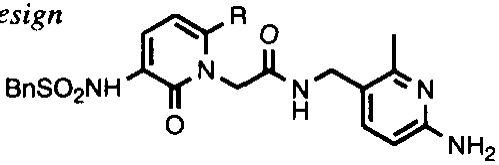
#> input picture dataset/raw/mol_0101.png, 499 x 165 px; its folder holds only this picture in this run
$ python debug_cluster.py
#> lines starting #> are read from the running program, lines starting #| are printed output that depends on the picture; after the words box and inside, x2 and y2 are one past the last pixel; in counts of white or black regions, pixels touching at a corner belong together
### image_processor/img_preprocess.py
#preprocessing for jpg s
import cv2

def is_this_jpg(img_path):
    if img_path.lower().endswith(('.png', '.jpg', '.jpeg')):
        return True
    else:
        return False

def rescale(img, scale=2):
    return cv2.resize(
        img,
        None,
        fx=scale,
        fy=scale,
        interpolation=cv2.INTER_CUBIC
    )

# [55 lines left out: functions remove_jpeg_blocks, guided_enhance, connect_broken_edges, preprocess, not called in this run]

### image_processor/detectors.py
# detectors.py
import cv2
import numpy as np

def extract_structure_mask(img, blur_ksize=5, canny_low=50, canny_high=150, vis=False):
    """
    返回结构式的二值掩膜
    """
    # Convert original image to grayscale
    gray = cv2.cvtColor(img, cv2.COLOR_BGR2GRAY)

    # 去噪
    blurred = cv2.GaussianBlur(gray, (blur_ksize, blur_ksize), 0)

    # 边缘检测

    edges = cv2.Canny(blurred, canny_low, canny_high)

    # 膨胀边缘，连起虚线
    #kernel = np.ones((2,2), np.uint8)
    #edges = cv2.dilate(edges, kernel, iterations=1)
    if vis:
        cv2.imshow("2. Edge Mask", edges)
    return edges

### image_processor/filters.py
# filters.py
import cv2
import numpy as np

# [22 lines left out: function filter_contours_by_area, not called in this run]

def distance_weighted_sample(cnt, uniform_step=3, n_samples=8, boost_endpoints=True):
    """
    按到中心点的距离加权采样轮廓点
    加轮廓均匀采点
    """
    cnt = cnt.reshape(-1, 2)
    M = cv2.moments(cnt)
    if M["m00"] == 0:
        return cnt[::1]

    cx = M["m10"] / M["m00"]
    cy = M["m01"] / M["m00"]
    center = np.array([cx, cy])
    pts = cnt.astype(np.float32)

    pts_uniform = cnt[::uniform_step]


    dists = np.linalg.norm(pts - center, axis=1)
    # 距离权重
    probs = dists / dists.sum()

    replace = False
    if n_samples < len(cnt) * 0.1:
        n_samples = int(len(cnt) * 0.1)
    elif n_samples > len(cnt)-5:
        n_samples = len(cnt) - 1
        replace = True

    # print(len(cnt))
    idx_weighted = np.random.choice(
        len(cnt),
        size=n_samples,
        replace=replace,
        p=probs
    )

    sampled = np.vstack([pts_uniform, pts[idx_weighted]])

    # 强制加入最远的两个端点
    if boost_endpoints:
        far_idx = np.argsort(dists)[-2:]
        sampled = np.vstack([sampled, pts[far_idx]])

    return sampled


def sample_skeleton_points(img, n_samples=30):
    # Convert original image to grayscale
    gray = cv2.cvtColor(img, cv2.COLOR_BGR2GRAY)
    thresh = cv2.adaptiveThreshold(gray, 255, cv2.ADAPTIVE_THRESH_GAUSSIAN_C,
                                   cv2.THRESH_BINARY_INV, blockSize=11, C=2)
    skel = cv2.ximgproc.thinning(thresh)

    pts = np.column_stack(np.where(skel > 0))

    if len(pts) == 0:
        return np.empty((0, 2))

    if n_samples < len(pts) * 0.2:
        n_samples = int(len(pts) * 0.2)
    elif n_samples > len(pts)-5:
        n_samples = len(pts) - 1
    # [13 lines of commented-out code are left out]
    skel_pts = np.array([(x, y) for (y, x) in pts[::int(len(pts)/n_samples)]])
    return skel_pts

def assign_skeleton_to_contours(skel_pts, contours, max_dist=10):
    """
    返回：
    skeleton_points: Nx2
    skeleton_owner: N (轮廓索引)
    """
    skel_pts = skel_pts.astype(np.uint8)

    return np.repeat(-1, len(skel_pts))
    # [16 lines of commented-out code are left out]

def extract_point_cloud(img, contours, uniform_step, far_points_per_contour, use_endpoint_boost):
    """
    返回：
    - points: Nx2
    - point_map: 每个点对应哪个轮廓
    """
    # Two sets of points Contour Skeleton
    points = []
    point_map = []
    for i, cnt in enumerate(contours):
        # 中心点
        M = cv2.moments(cnt)
        if M["m00"] != 0:
            cx = M["m10"] / M["m00"]
            cy = M["m01"] / M["m00"]
            points.append([cx, cy])
            point_map.append(i)
        # 距离加权远端采样
        far_pts = distance_weighted_sample(
            cnt,
            uniform_step,
            far_points_per_contour,
            use_endpoint_boost
        )
        for p in far_pts:
            points.append(p.tolist())
            point_map.append(i)

    s_pts = sample_skeleton_points(img)

    skel_owner = assign_skeleton_to_contours(s_pts, contours)
    for j, p in enumerate(s_pts):
        points.append(p.tolist())
        point_map.append( skel_owner[j] )

    return np.array(points), point_map

### debug_cluster.py
import cv2
import os
import numpy as np
from sklearn.cluster import DBSCAN, HDBSCAN
from image_processor.detectors import extract_structure_mask
from image_processor.filters import filter_contours_by_area, distance_weighted_sample, extract_point_cloud
from collections import Counter
from image_processor.img_preprocess import rescale, preprocess, is_this_jpg

# ===== 可调参数=====

EPS = 70                 # 聚类半径
MIN_SAMPLES = 7        # 最小点数
uniform_step = 3
far_points_per_contour = 10   # 远端采样数
use_endpoint_boost = True    # 是否强制加入最远端点

# -----------------------------
# 工具函数
# -----------------------------

def draw_point_cloud(img, points, labels):
    vis = img.copy()
    colors = [
        (255, 0, 0), (0, 255, 0), (0, 0, 255),(128, 0, 128),(192, 192, 192),
        (255, 255, 0), (255, 0, 255), (0, 255, 255),(255, 165, 0)
    ]
    for i, p in enumerate(points):
        label = labels[i]
        if label == -1:
            color = (100, 100, 100)
        else:
            color = colors[label % len(colors)]
        cv2.circle(vis, (int(p[0]), int(p[1])), 2, color, -1)
    return vis

# -----------------------------
# 主调试流程
# -----------------------------

def debug_distance_weighted_cluster(img_path):
#> called with img_path = 'dataset/raw/mol_0101.png'
    is_jpg = is_this_jpg(img_path)
    ksize = 14

    img = cv2.imread(img_path)
#> img is the input picture: shape (165, 499, 3); min 0, max 255, mean 235.2
    if img is None:
        print(":x: 图片读取失败")
        return

    # 1. Check img quality


    h, w = img.shape[:2]

    if h < 1500 or h > 2500:
        img = rescale( img, scale=1500.0/h )
#> in rescale, `return cv2.resize( img, None, fx=scale, fy=scale, interpolation=cv2.IN..`:
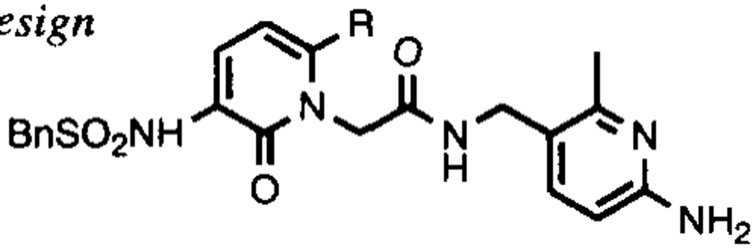
#> returned value: shape (1500, 4536, 3) (shown at 1/6 size); min 0, max 255, mean 235.1

    edges = extract_structure_mask(img, vis=False)
#> in extract_structure_mask, `edges = cv2.Canny(blurred, canny_low, canny_high)`:
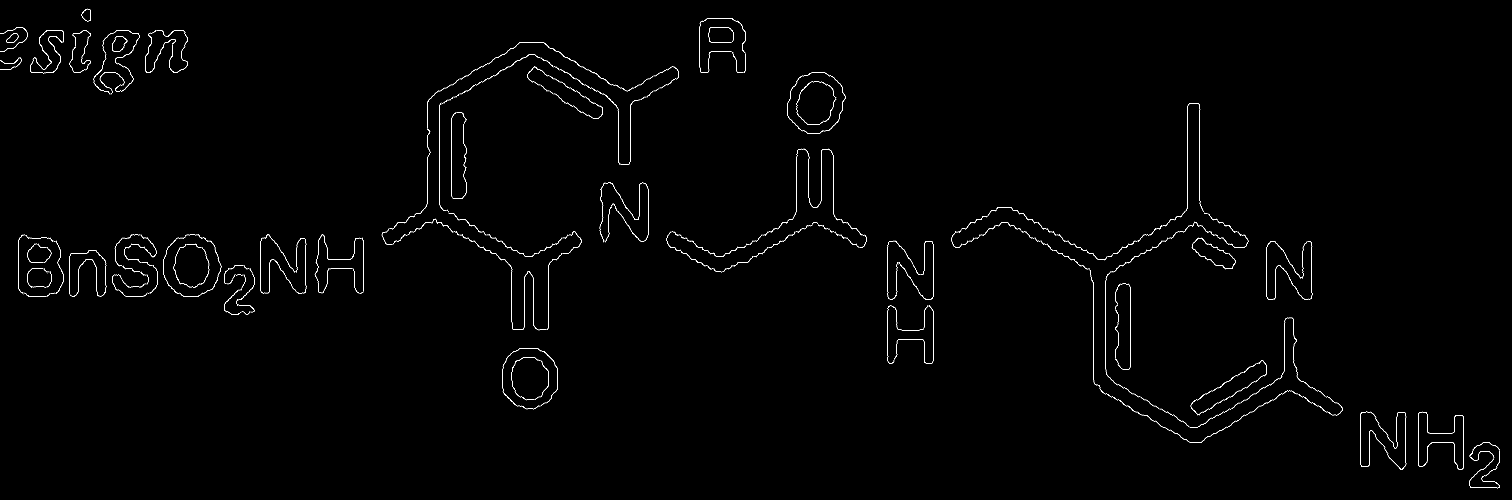
#> edges: shape (1500, 4536) (shown at 1/3 size); 0.55% white in thin lines or dots

    contours, _ = cv2.findContours(
        edges, cv2.RETR_EXTERNAL, cv2.CHAIN_APPROX_SIMPLE
    )
#> contours = 917 contours, 835 with area under 20; largest, box (x1, y1, x2, y2) and area: (244, 26, 273, 64) 764, (4408, 1377, 4500, 1465) 76, (2459, 228, 2537, 402) 70, (1623, 1054, 1673, 1218) 66, (4162, 1236, 4219, 1410) 65

    # [12 lines of commented-out code are left out]
    '''
    contours = [
        cnt for cnt in contours
        if 80 < cv2.contourArea(cnt) < img.shape[0]*img.shape[1]*0.35
    ]
    '''
    if len(contours) == 0:
        print(":warning: 未检测到轮廓")
        return
    # 2. 构建点云
    points, point_map = extract_point_cloud(img, contours, uniform_step, far_points_per_contour, use_endpoint_boost)
#> the loop in extract_point_cloud, `for i, cnt in enumerate(contours):` made 917 passes
#> (pts_uniform in distance_weighted_sample, dists in distance_weighted_sample, replace in distance_weighted_sample, n_samples in distance_weighted_sample, idx_weighted in distance_weighted_sample, far_idx in distance_weighted_sample) on passes 49, 51: ([[3748, 1237], [3740, 1244], [3744, 1241], [3751, 1237]], [4.6, 2.48, 3.29, 6.07, 6.89, 5.3, 1.07, 0.687, 5.34, 7.01], True, 9, [3, 5, 9, 5, 0, 4, 4, 4, 6], [4, 9]), ([[3502, 1237], [3508, 1240], [3513, 1244], [3505, 1237]], [7.45, 5.76, 1.65, 0.759, 4.9, 7.32, 5.64, 0.659, 0.759, 5], True, 9, [5, 6, 1, 6, 5, 1, 0, 6, 9], [5, 0])
#> after the loop in extract_point_cloud, `for i, cnt in enumerate(contours):`: point_map = 16794 values from 0 to 916; points = 16794 pairs, first value 0 to 4499, second value 26 to 1463
#> in sample_skeleton_points, `thresh = cv2.adaptiveThreshold(gray, 255, cv2.ADAPTIVE_THRESH_GAUSSIAN..`:
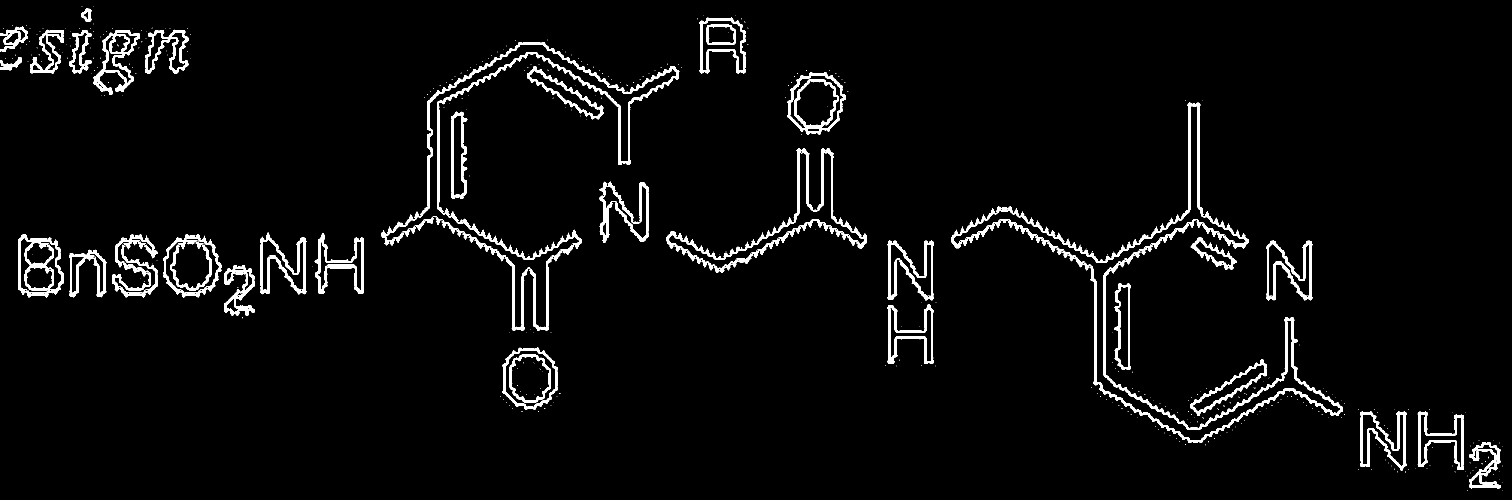
#> thresh: shape (1500, 4536) (shown at 1/3 size); 3.6% white; 609 white regions (433 under 20 px), largest, box (x1, y1, x2, y2) and area: (1261, 126, 2038, 648) 20398, (3269, 798, 4028, 1329) 19890, (54, 704, 192, 892) 7976
#> in sample_skeleton_points, `skel = cv2.ximgproc.thinning(thresh)`:
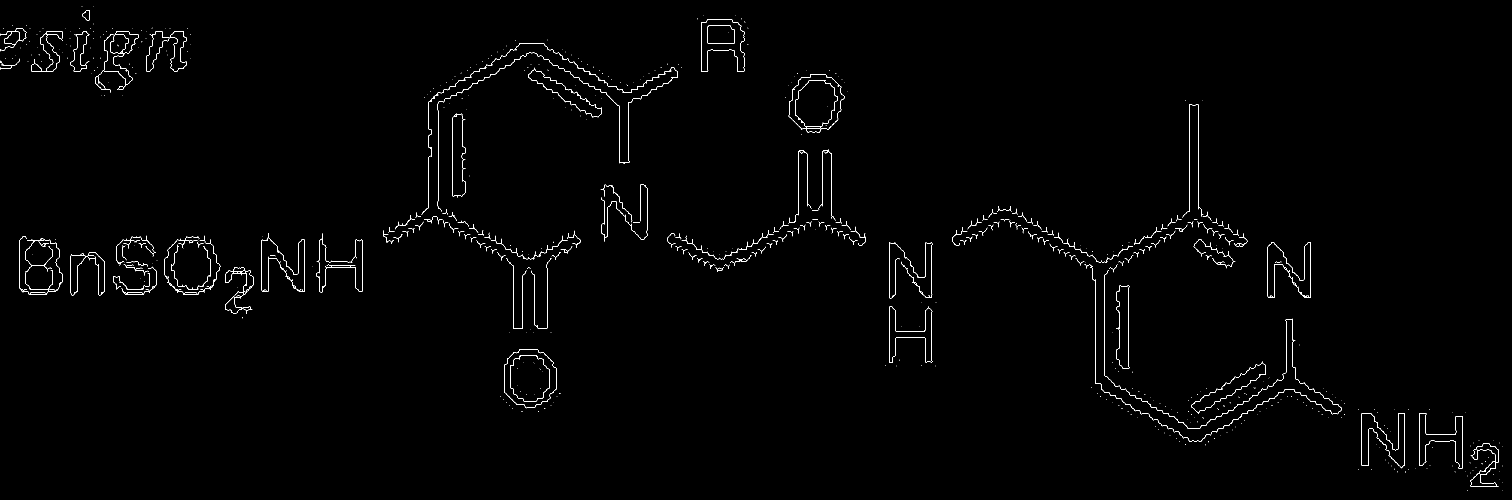
#> skel: shape (1500, 4536) (shown at 1/3 size); 0.58% white in thin lines or dots
#> in sample_skeleton_points, `pts = np.column_stack(np.where(skel > 0))`: pts = 39706 pairs, first value 20 to 1472, second value 0 to 4506
#> in sample_skeleton_points, `n_samples = int(len(pts) * 0.2)`: n_samples = 7941
#> in sample_skeleton_points, `skel_pts = np.array([(x, y) for (y, x) in pts[::int(len(pts)/n_samples..`: skel_pts = 7942 pairs, first value 0 to 4497, second value 20 to 1472
#> in extract_point_cloud, `s_pts = sample_skeleton_points(img)`: s_pts has the same summary as skel_pts in sample_skeleton_points
#> in assign_skeleton_to_contours, `skel_pts = skel_pts.astype(np.uint8)`: skel_pts = 7942 pairs, first value 0 to 255, second value 0 to 255
#> in extract_point_cloud, `skel_owner = assign_skeleton_to_contours(s_pts, contours)`: skel_owner = 7942 values from -1 to -1
#> the loop in extract_point_cloud, `for j, p in enumerate(s_pts):` made 7942 passes
#> p on passes 1 to 3: [245, 20], [260, 30], [265, 30]
#> after the loop in extract_point_cloud, `for j, p in enumerate(s_pts):`: point_map = 24736 items
#> points = 24736 pairs, first value 0 to 4499, second value 20 to 1472; point_map = 24736 items


    # 3. DBSCAN 聚类
    db = DBSCAN(eps=EPS, min_samples=MIN_SAMPLES)
    labels = db.fit_predict(points)


    # 3. HDBSCAN 聚类
    #db = HDBSCAN(min_cluster_size=MIN_SAMPLES, min_samples=MIN_SAMPLES)
    #labels = db.fit_predict(points)


    # 4. 可视化点云
    cloud_vis = draw_point_cloud(img, points, labels)
#> the loop in draw_point_cloud, `for i, p in enumerate(points):` made 24736 passes
#> p on passes 1 to 8: [4452, 1426], [4453, 1426], [4454, 1427], [4455, 1427], [4456, 1428], [4455, 1427], [4454, 1427], [4453, 1426]
#> after the loop in draw_point_cloud, `for i, p in enumerate(points):`:
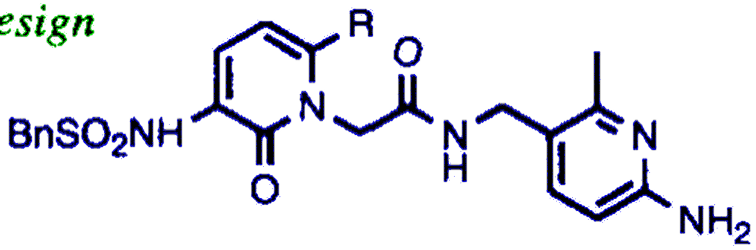
#> vis: shape (1500, 4536, 3) (shown at 1/6 size); mean B, G, R 239, 233.9, 233.2
    cv2.imshow("1. Distance-Weighted Point Cloud", cloud_vis)
    # 5. 找主聚类
    label_counts = Counter(labels)
#> label_counts = {0: 22373, 1: 2363}
    label_counts.pop(-1, None)
    if not label_counts:
        print(":warning: 未找到主结构聚类")
        return
    main_label = max(label_counts, key=label_counts.get)
#> main_label = 0
    # 6. 主聚类点 → 主聚类轮廓
    contour_labels = np.full(len(contours), -1)
#> contour_labels = 917 values from -1 to -1
    # s_pts_main = [] # skeleton points in main contour
    for i, lbl in enumerate(labels):
        if point_map[i] != -1 and lbl == main_label:
            contour_labels[point_map[i]] = main_label # NOT -1
#> after the loop, contour_labels = 917 values, max 0 at index 0, min -1 at index 686, mean -0.084
        # elif lbl == main_label:
            # s_pts_main.append(points[i])


    # # 7. 主聚类轮廓 -- 主聚类轮廓中的次聚类点 -- 相关次聚类轮廓
    main_contour_idx = [i for i in range(len(contours)) if contour_labels[i] == main_label]
#> main_contour_idx = 840 values from 0 to 915
    # print(len(contours), main_contour_idx)
    sub_cluster_lablels = [lbl for i, lbl in enumerate(labels) if (point_map[i] in main_contour_idx)]
#> sub_cluster_lablels = 15130 values from 0 to 0
    # print(set(sub_cluster_lablels))
    for i, lbl in enumerate(labels):
        if point_map[i] != -1 and lbl in sub_cluster_lablels:
            contour_labels[point_map[i]] = lbl # NOT -1


    # 8. 生成掩膜
    mask = np.zeros(img.shape[:2], dtype=np.uint8)
    for i, cnt in enumerate(contours):
        if contour_labels[i] != -1:
            cv2.fillPoly(mask, [cnt], 255)
#> this loop made 917 passes
#> cnt on passes 15, 16, 25: [[4478, 1335]], [[4439, 1335]], [[3512, 1291]]
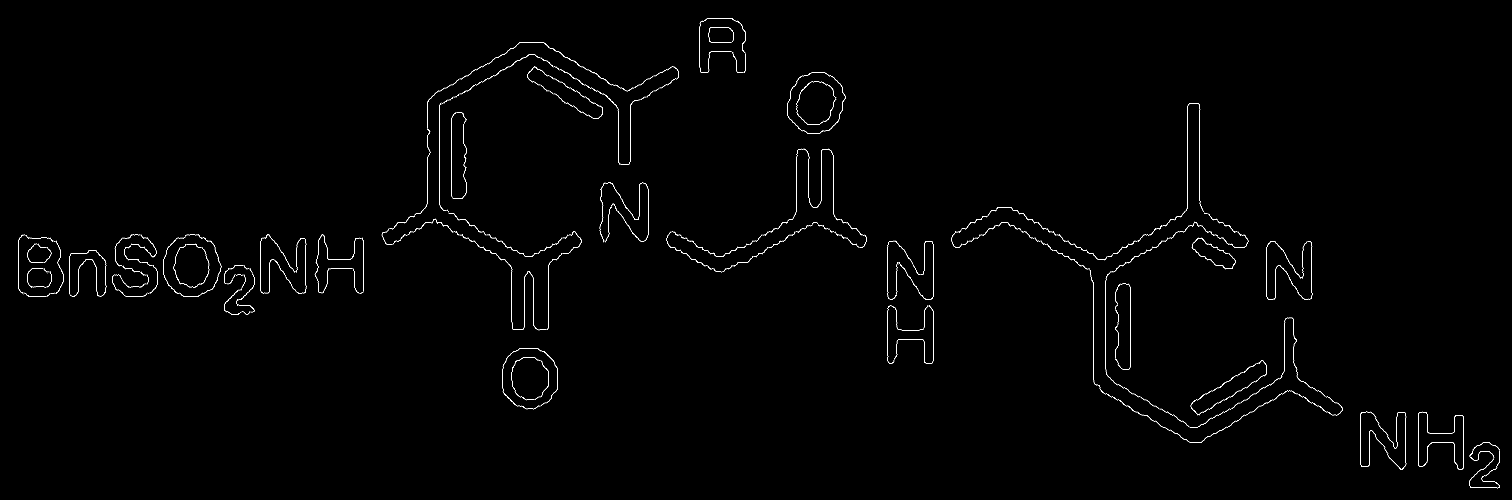
#> mask: shape (1500, 4536) (shown at 1/3 size); 0.49% white in thin lines or dots

    # skeleton points in main contour
    # for p in s_pts_main:
        # cv2.circle(mask, (int(p[0]), int(p[1])), 2, 255, -1)

    masked = cv2.bitwise_and(img, img, mask=mask)
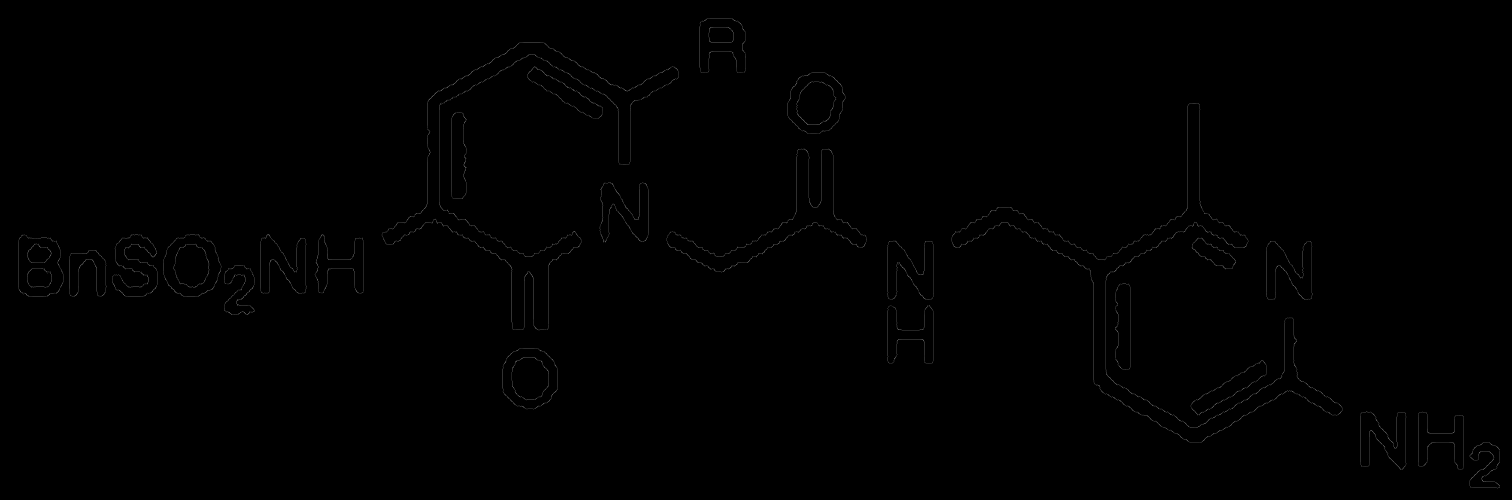
#> masked: shape (1500, 4536, 3) (shown at 1/3 size); min 0, max 211, mean 0.6

    gray = cv2.cvtColor(masked, cv2.COLOR_BGR2GRAY)
    cv2.imshow("2. Main Structure Mask", mask)
    cv2.imshow("3. Final Result", gray)
    print(":point_right: 按任意键继续，Q 退出")
    key = cv2.waitKey(0)
#> (key q is pressed here)
    cv2.destroyAllWindows()
    return key == ord('q')


if __name__ == "__main__":
    test_images = [
        "dataset/raw/"+f for f in os.listdir("dataset/raw")
        if f.lower().endswith(('.png', '.jpg', '.jpeg'))
    ]
    # test_images = [
    #     "dataset/raw/mol_0101.png",
    #     "dataset/raw/mol_0160.png",
    #     "dataset/raw/mol_0141.png",
    #     "dataset/raw/mol_0113.png",
    #     "dataset/raw/mol_0172.png",
    # ]
    for path in test_images:
        #if debug_clustering(path):
        if debug_distance_weighted_cluster(path):
            break
